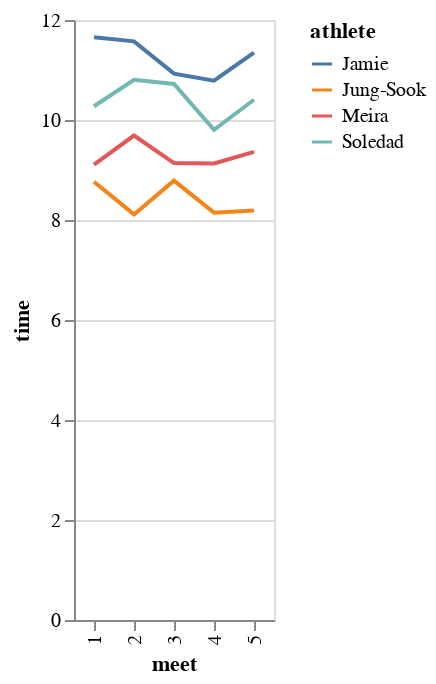

The notebook cell saved with this chart:
### Markdown cell above
* Chart - All the data
* Mark - Show as a line graph
* Encode - Let the x be meet (ordinal) and y be times (quantitative) and the color be the athlete (nominal)

### Code cell
chart = (alt.Chart(df)
           .mark_line()
           .encode(color = "athlete:N",
                   x = "meet:O",
                   y = "time:Q"))
chart

### Figure 1 — Vega-Lite specification as saved in the notebook (floating-point values rounded to 4 significant figures)
{"config": {"view": {"continuousWidth": 400, "continuousHeight": 300}}, "data": {"name": "data-8387b6cfec8f0f69b7e2f33196ad6d27"}, "mark": "line", "encoding": {"color": {"type": "nominal", "field": "athlete"}, "x": {"type": "ordinal", "field": "meet"}, "y": {"type": "quantitative", "field": "time"}}, "$schema": "https://vega.github.io/schema/vega-lite/v4.8.1.json", "datasets": {"data-8387b6cfec8f0f69b7e2f33196ad6d27": [{"athlete": "Soledad", "meet": 1, "time": 10.27, "image": "https://srush.github.io/BT-AI/image1.jpeg"}, {"athlete": "Soledad", "meet": 2, "time": 10.8, "image": "https://srush.github.io/BT-AI/image1.jpeg"}, {"athlete": "Soledad", "meet": 3, "time": 10.72, "image": "https://srush.github.io/BT-AI/image1.jpeg"}, {"athlete": "Soledad", "meet": 4, "time": 9.804, "image": "https://srush.github.io/BT-AI/image1.jpeg"}, {"athlete": "Soledad", "meet": 5, "time": 10.4, "image": "https://srush.github.io/BT-AI/image1.jpeg"}, {"athlete": "Jamie", "meet": 1, "time": 11.66, "image": "https://srush.github.io/BT-AI/image2.jpeg"}, {"athlete": "Jamie", "meet": 2, "time": 11.57, "image": "https://srush.github.io/BT-AI/image2.jpeg"}, {"athlete": "Jamie", "meet": 3, "time": 10.93, "image": "https://srush.github.io/BT-AI/image2.jpeg"}, {"athlete": "Jamie", "meet": 4, "time": 10.79, "image": "https://srush.github.io/BT-AI/image2.jpeg"}, {"athlete": "Jamie", "meet": 5, "time": 11.35, "image": "https://srush.github.io/BT-AI/image2.jpeg"}, {"athlete": "Meira", "meet": 1, "time": 9.109, "image": "https://srush.github.io/BT-AI/image3.jpeg"}, {"athlete": "Meira", "meet": 2, "time": 9.69, "image": "https://srush.github.io/BT-AI/image3.jpeg"}, {"athlete": "Meira", "meet": 3, "time": 9.14, "image": "https://srush.github.io/BT-AI/image3.jpeg"}, {"athlete": "Meira", "meet": 4, "time": 9.13, "image": "https://srush.github.io/BT-AI/image3.jpeg"}, {"athlete": "Meira", "meet": 5, "time": 9.361, "image": "https://srush.github.io/BT-AI/image3.jpeg"}, {"athlete": "Jung-Sook", "meet": 1, "time": 8.764, "image": "https://srush.github.io/BT-AI/image4.jpeg"}, {"athlete": "Jung-Sook", "meet": 2, "time": 8.112, "image": "https://srush.github.io/BT-AI/image4.jpeg"}, {"athlete": "Jung-Sook", "meet": 3, "time": 8.787, "image": "https://srush.github.io/BT-AI/image4.jpeg"}, {"athlete": "Jung-Sook", "meet": 4, "time": 8.148, "image": "https://srush.github.io/BT-AI/image4.jpeg"}, {"athlete": "Jung-Sook", "meet": 5, "time": 8.19, "image": "https://srush.github.io/BT-AI/image4.jpeg"}]}}
